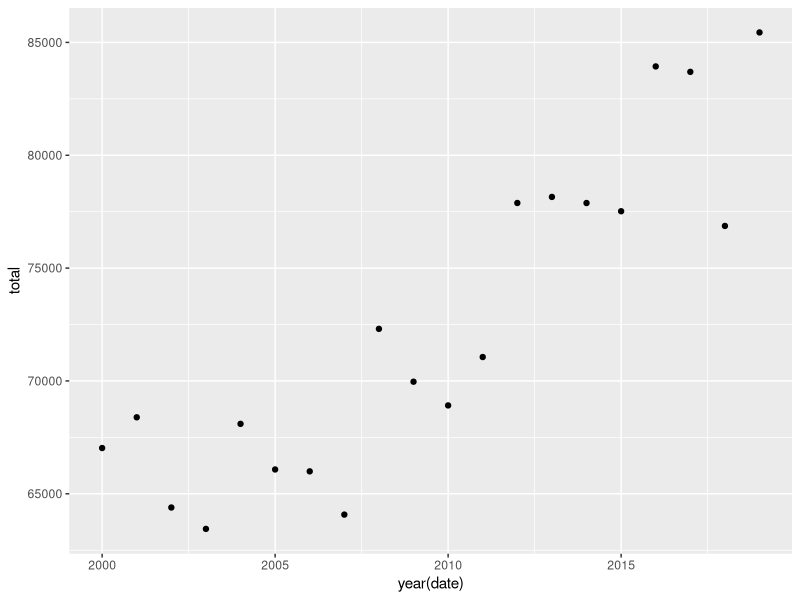
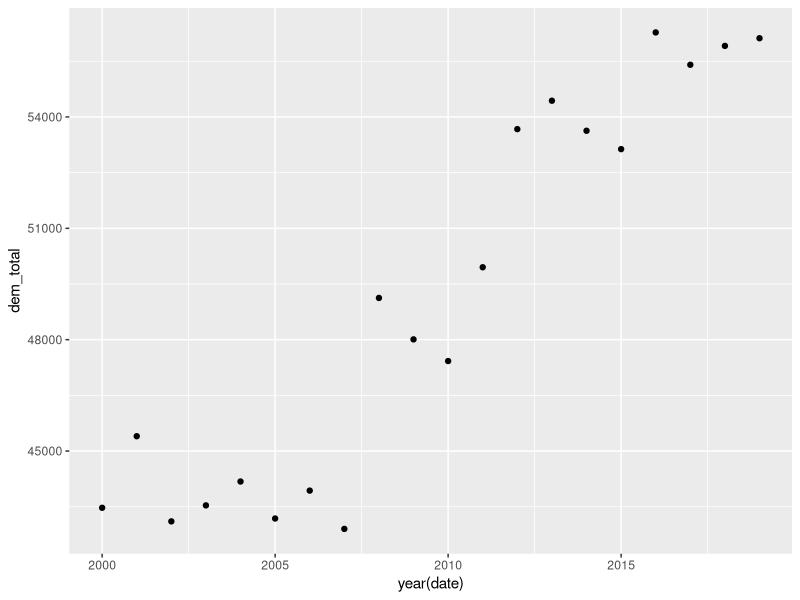
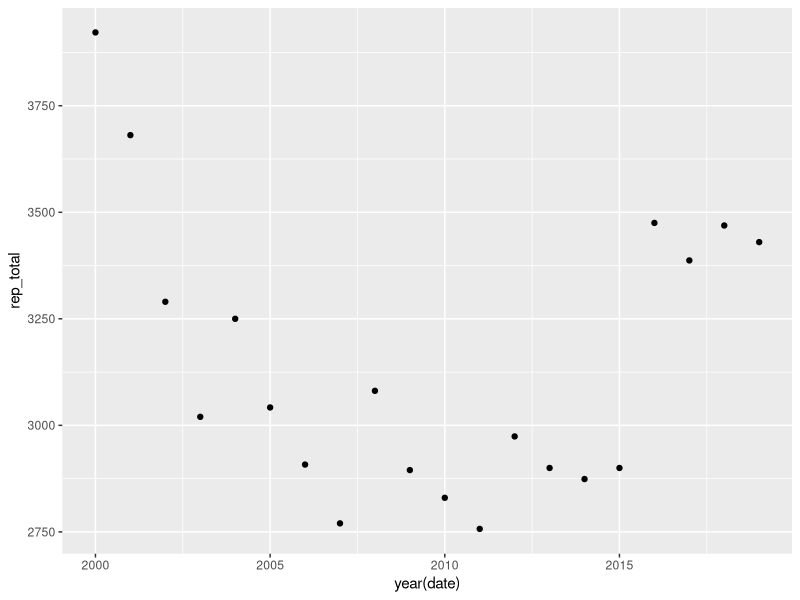
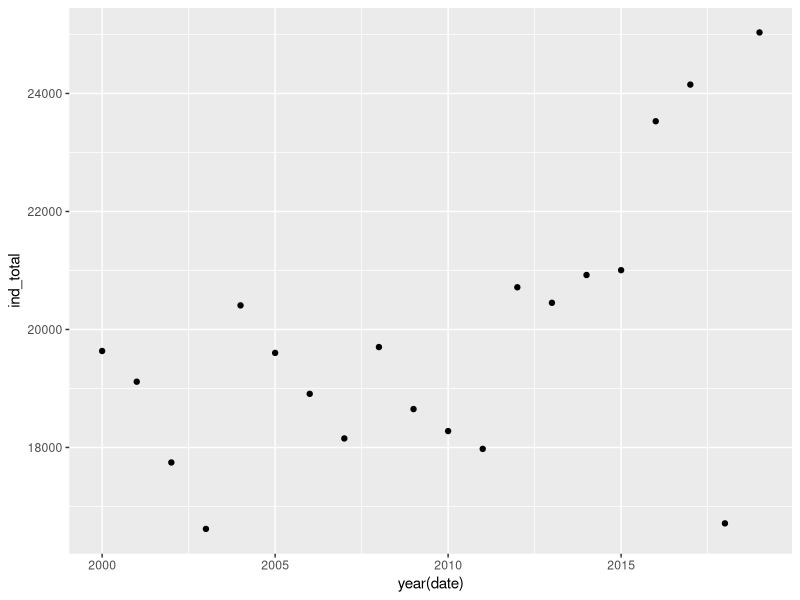
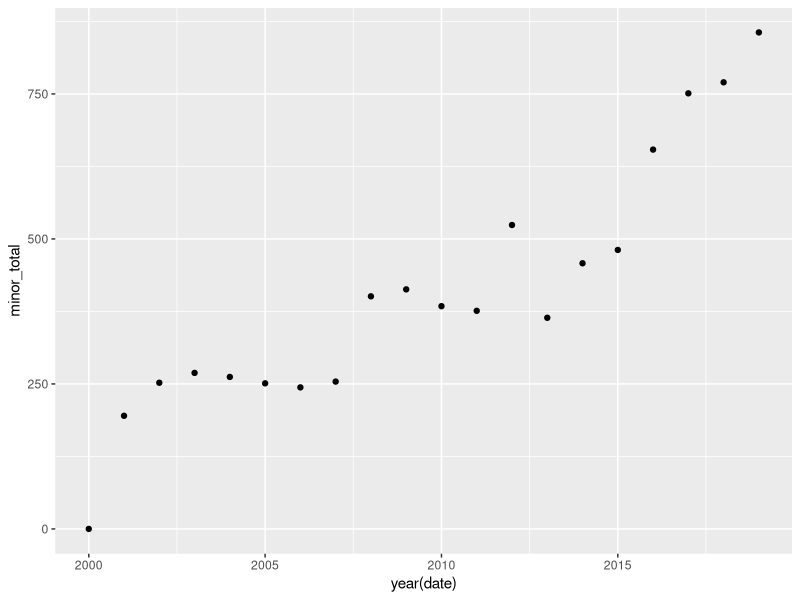
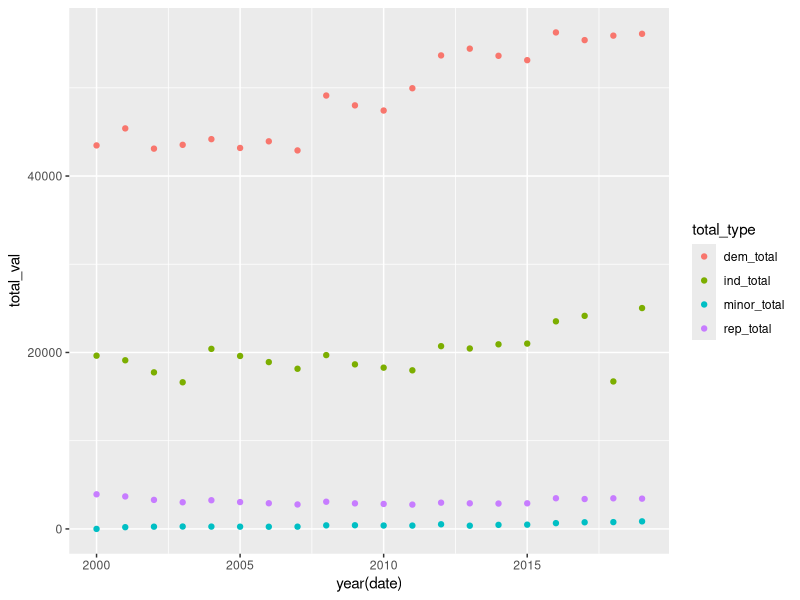
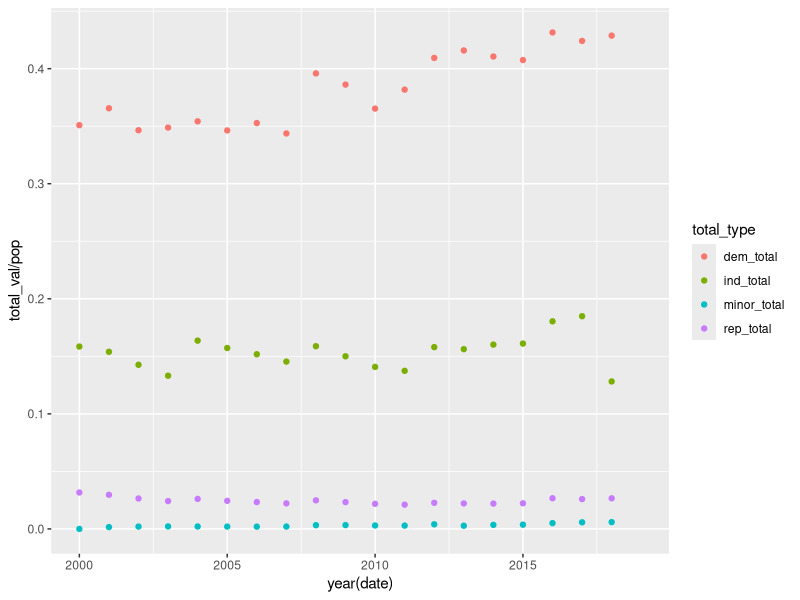
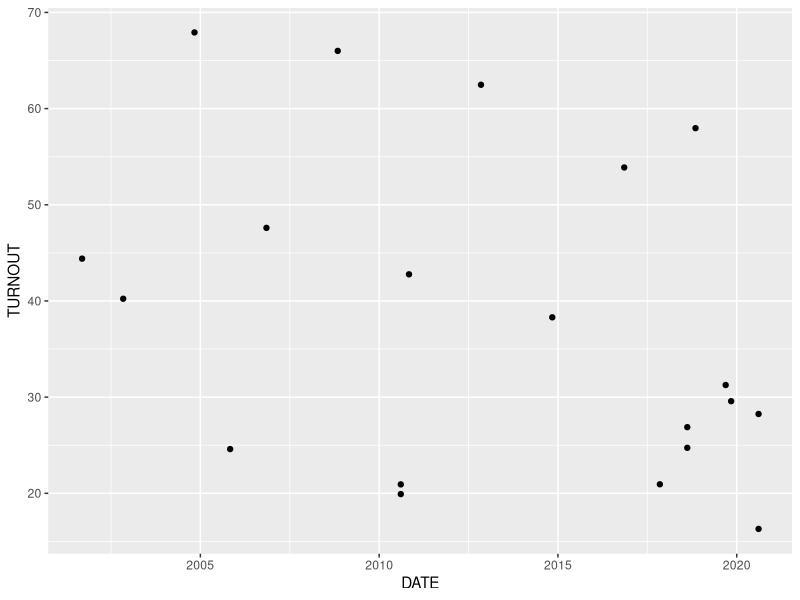

Source code (R) for these figures, in order:
## ---- chunk 1
knitr::opts_chunk$set(echo = TRUE)
## ---- chunk 2
# Libraries
library(readr)
library(dplyr)
library(tidyr)
library(ggplot2)
library(lubridate)
library(magrittr)
library(stringr)
## ---- chunk 3
# voter registration
nh_vote_reg <- read_csv("nh_voter_registration.csv")
pop <- read_csv("population.csv")

# make date a date
nh_vote_reg %<>%
  mutate(date = mdy(date))

pop %<>%
  rename(year = label, pop = "Total Population") 

nh_vote_reg %>%
  ggplot(aes(x = year(date), y = total)) + 
  geom_point()

nh_vote_reg %<>%
  mutate(dem_total = dem_active + dem_inactive) %>%
  mutate(rep_total = rep_active + rep_inactive) %>%
  mutate(ind_total = ind_active + ind_inactive) %>%
  mutate(minor_total = minor_active + minor_inactive)

# total democratic voter registration
nh_vote_reg %>%
  ggplot(aes(x = year(date), y = dem_total)) + 
  geom_point()

# total gop voter registration
nh_vote_reg %>%
  ggplot(aes(x = year(date), y = rep_total)) + 
  geom_point()
ggsave("sample_graphs/gop.jpg")

# total independant
nh_vote_reg %>%
  ggplot(aes(x = year(date), y = ind_total)) + 
  geom_point()

# total third party
nh_vote_reg %>%
  ggplot(aes(x = year(date), y = minor_total)) + 
  geom_point()

nh_vote_reg %>% 
  pivot_longer(c("dem_total", "rep_total", "ind_total", "minor_total"), names_to = "total_type", values_to = "total_val") %>%
  ggplot() +
  geom_point(aes(x = year(date), y = total_val, group = total_type, color = total_type))

ggsave("sample_graphs/total.jpg")

# factoring in population
nh_vote_reg %>%
  mutate(year = year(date)) %>%
  left_join(pop, by = "year") %>%
  pivot_longer(c("dem_total", "rep_total", "ind_total", "minor_total"), names_to = "total_type", values_to = "total_val") %>%
  ggplot() +
  geom_point(aes(x = year(date), y = total_val / pop, group = total_type, color = total_type))
## ---- chunk 4
# voter turnout
nh_vote <- read_csv("nh_voting.csv")

# convert turnout to numbers
nh_vote %<>%
  mutate(TURNOUT = parse_number(TURNOUT))

# extract dates, there is one date that is 11/00/2005 because the day is not known. Will assume to be the first
nh_vote %<>%
  mutate(Election = if_else(str_detect(Election, "11/00/2005"), "11/01/2005 Municipal", Election)) %>%
  mutate(DATE = mdy(str_match(Election, "[0-9|/]*")))

# kinda messy since we're including low-turnout midterms + municipal elections
nh_vote %>%
  filter(TURNOUT > 0) %>%
  ggplot() +
  geom_point(aes(x = DATE, y = TURNOUT))

# tagging time
nh_vote %<>%
  mutate(type = if_else(mod((year(DATE)-2000), 4) == 0 & month(DATE) == 11,
         "Presidential", if_else(str_detect(Election, "State Election") | str_detect(Election, "Midterm"), 
                                 "Midterm", 
                                 "Other")))

# only presidential
nh_vote %>%
  filter(type == "Presidential") %>%
  ggplot() +
  geom_point(aes(x = DATE, y = TURNOUT))

# midterms only
nh_vote %>%
  filter(type == "Midterm") %>%
  ggplot() +
  geom_point(aes(x = DATE, y = TURNOUT))

# midterms + pres
nh_vote %>%
  filter(type == "Midterm" | type == "Presidential") %>%
  ggplot() +
  geom_point(aes(x = DATE, y = TURNOUT, color = type))

